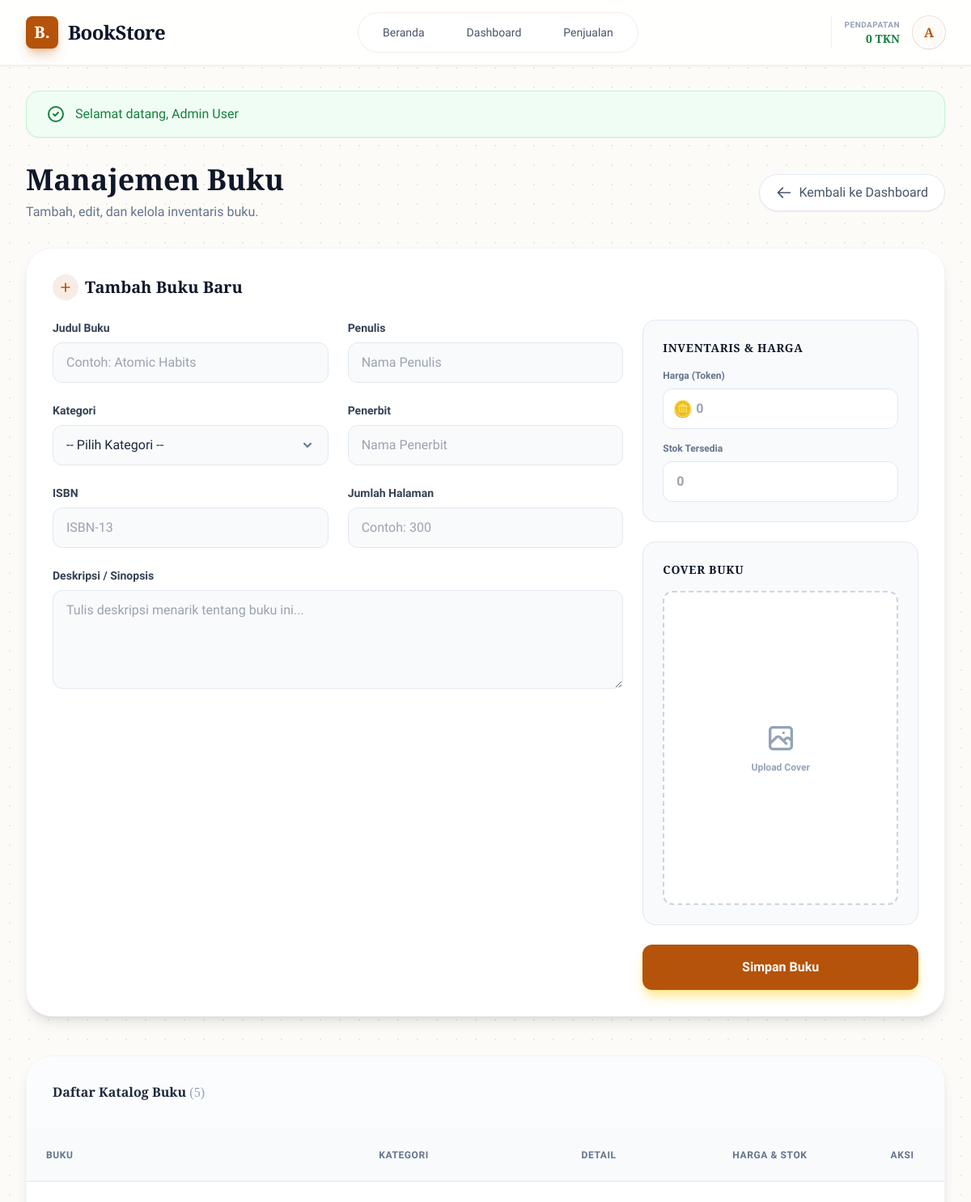
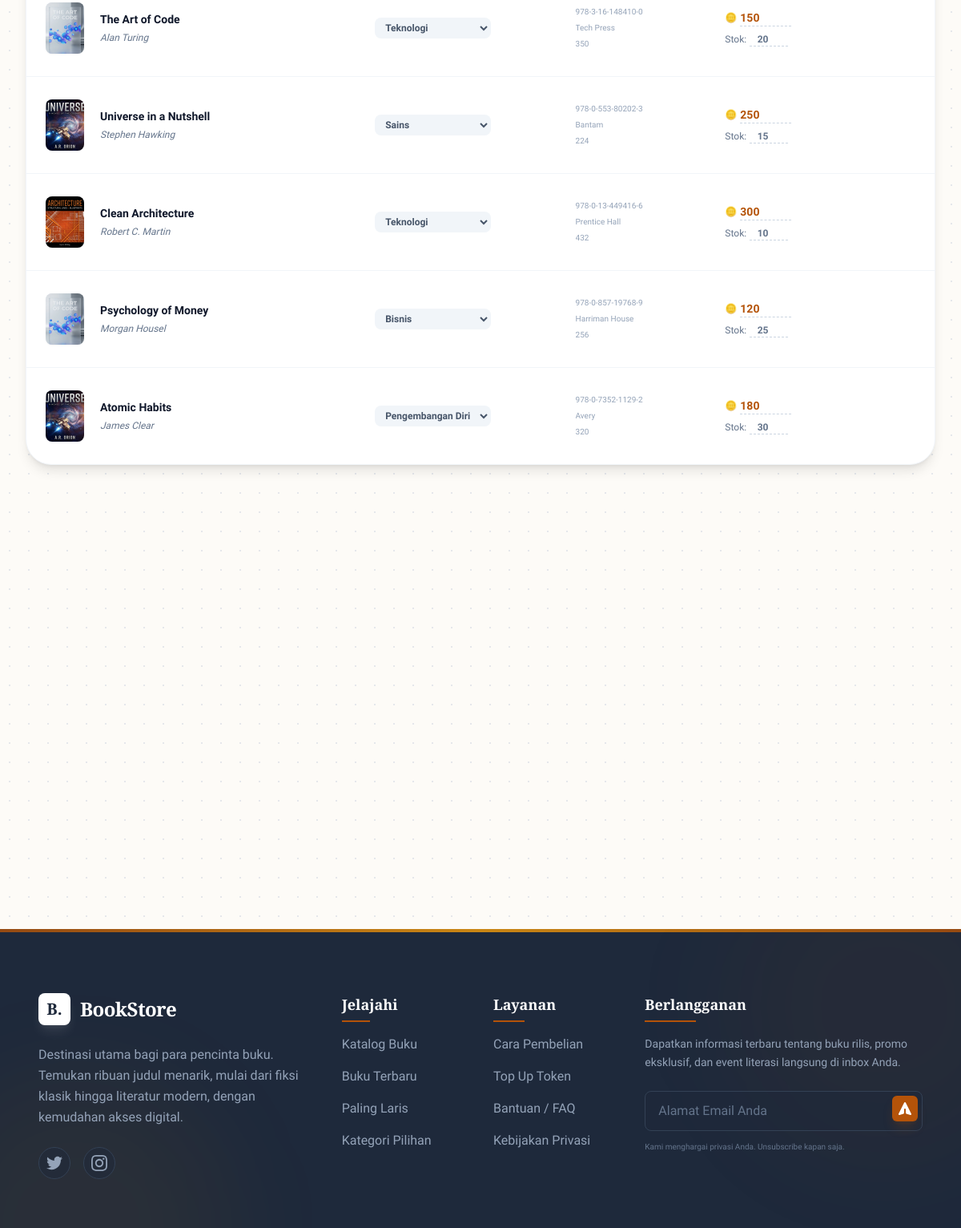
The page /index.php?page=admin_books (signed in) on the database its author committed (2 pictures, top to bottom).
### tables this page shows
CREATE TABLE books (
    id INT AUTO_INCREMENT PRIMARY KEY,
    category_id INT,
    title VARCHAR(255) NOT NULL,
    author VARCHAR(100) NOT NULL,
    isbn VARCHAR(20),
    publisher VARCHAR(100),
    pages INT,
    language VARCHAR(50) DEFAULT 'Indonesia',
    price INT NOT NULL,  
    description TEXT,
    image VARCHAR(255) DEFAULT 'default_book.png',
    rating DECIMAL(2, 1) DEFAULT 0.0,
    stock INT DEFAULT 10,
    created_at TIMESTAMP DEFAULT CURRENT_TIMESTAMP,
    FOREIGN KEY (category_id) REFERENCES categories(id) ON DELETE SET NULL
);

CREATE TABLE categories (
    id INT AUTO_INCREMENT PRIMARY KEY,
    name VARCHAR(100) NOT NULL UNIQUE,
    slug VARCHAR(100) NOT NULL UNIQUE,
    description TEXT
);

### pages/admin_books.php (the view, shortened to what this page needs)
<?php
$categories = $pdo->query("SELECT * FROM categories ORDER BY name ASC")->fetchAll();
$stmt = $pdo->query("
    SELECT b.*, c.name as category_name
    FROM books b
    LEFT JOIN categories c ON b.category_id = c.id
    ORDER BY b.created_at DESC
");
$books = $stmt->fetchAll();
?>
<div class="max-w-7xl mx-auto mb-12">
    <div class="flex justify-between items-center mb-8">
        <div>
            <h2 class="text-4xl font-serif font-bold text-slate-900 mb-2">Manajemen Buku</h2>
            <p class="text-slate-500 font-sans">Tambah, edit, dan kelola inventaris buku.</p>
        </div>
        <a href="index.php?page=admin"
            class="px-5 py-2.5 bg-white text-slate-600 rounded-full border border-slate-200 hover:bg-slate-50 hover:text-primary font-medium transition-all shadow-sm flex items-center gap-2">
            <svg xmlns="http://www.w3.org/2000/svg" class="h-5 w-5" fill="none" viewBox="0 0 24 24" stroke="currentColor">
                <path stroke-linecap="round" stroke-linejoin="round" stroke-width="2" d="M10 19l-7-7m0 0l7-7m-7 7h18" />
            </svg>
            Kembali ke Dashboard
        </a>
    </div>
    <div class="bg-white rounded-[2rem] shadow-lg border border-slate-100 p-8 mb-12">
        <h4 class="text-xl font-bold text-slate-900 mb-6 flex items-center gap-2">
            <div class="w-8 h-8 rounded-full bg-primary/10 flex items-center justify-center text-primary">
                <svg xmlns="http://www.w3.org/2000/svg" class="h-5 w-5" fill="none" viewBox="0 0 24 24" stroke="currentColor">
                    <path stroke-linecap="round" stroke-linejoin="round" stroke-width="2" d="M12 6v6m0 0v6m0-6h6m-6 0H6" />
                </svg>
            </div>
            Tambah Buku Baru
        </h4>
        <form method="POST" enctype="multipart/form-data" class="grid grid-cols-1 md:grid-cols-12 gap-6">
            <div class="md:col-span-8 space-y-6">
                <div class="grid grid-cols-1 md:grid-cols-2 gap-6">
                    <div>
                        <label class="block text-sm font-bold text-slate-700 mb-2">Judul Buku</label>
                        <input type="text" name="title"
                            class="w-full px-4 py-3 bg-slate-50 border border-slate-200 rounded-xl focus:bg-white focus:border-primary focus:ring-2 focus:ring-primary/20 outline-none transition-all"
                            placeholder="Contoh: Atomic Habits" required>
                    </div>
                    <div>
                        <label class="block text-sm font-bold text-slate-700 mb-2">Penulis</label>
                        <input type="text" name="author"
                            class="w-full px-4 py-3 bg-slate-50 border border-slate-200 rounded-xl focus:bg-white focus:border-primary focus:ring-2 focus:ring-primary/20 outline-none transition-all"
                            placeholder="Nama Penulis" required>
                    </div>
                </div>
                <div class="grid grid-cols-1 md:grid-cols-2 gap-6">
                    <div>
                        <label class="block text-sm font-bold text-slate-700 mb-2">Kategori</label>
                        <div class="relative">
                            <select name="category_id"
                                class="w-full px-4 py-3 bg-slate-50 border border-slate-200 rounded-xl focus:bg-white focus:border-primary focus:ring-2 focus:ring-primary/20 outline-none transition-all appearance-none cursor-pointer">
                                <option value="">-- Pilih Kategori --</option>
                            </select>
                            <div class="absolute inset-y-0 right-0 flex items-center px-4 pointer-events-none text-slate-500">
                            </div>
                        </div>
                    </div>
                     <div>
                        <label class="block text-sm font-bold text-slate-700 mb-2">Penerbit</label>
                        <input type="text" name="publisher"
                            class="w-full px-4 py-3 bg-slate-50 border border-slate-200 rounded-xl focus:bg-white focus:border-primary focus:ring-2 focus:ring-primary/20 outline-none transition-all"
                            placeholder="Nama Penerbit">
                    </div>
                </div>
                <div class="grid grid-cols-1 md:grid-cols-2 gap-6">
                     <div>
                        <label class="block text-sm font-bold text-slate-700 mb-2">ISBN</label>
                        <input type="text" name="isbn"
                            class="w-full px-4 py-3 bg-slate-50 border border-slate-200 rounded-xl focus:bg-white focus:border-primary focus:ring-2 focus:ring-primary/20 outline-none transition-all"
                            placeholder="ISBN-13">
                    </div>
                    <div>
                        <label class="block text-sm font-bold text-slate-700 mb-2">Jumlah Halaman</label>
                        <input type="number" name="pages"
                            class="w-full px-4 py-3 bg-slate-50 border border-slate-200 rounded-xl focus:bg-white focus:border-primary focus:ring-2 focus:ring-primary/20 outline-none transition-all"
                            placeholder="Contoh: 300">
                    </div>
                </div>
                <div>
                    <label class="block text-sm font-bold text-slate-700 mb-2">Deskripsi / Sinopsis</label>
                    <textarea name="description" rows="4"
                        class="w-full px-4 py-3 bg-slate-50 border border-slate-200 rounded-xl focus:bg-white focus:border-primary focus:ring-2 focus:ring-primary/20 outline-none transition-all"
                        placeholder="Tulis deskripsi menarik tentang buku ini..."></textarea>
                </div>
            </div>
            <div class="md:col-span-4 space-y-6">
                 <div class="bg-slate-50 rounded-2xl p-6 border border-slate-200">
                    <h5 class="text-sm font-bold text-slate-900 mb-4 uppercase tracking-wider">Inventaris & Harga</h5>
                    <div class="mb-4">
                        <label class="block text-xs font-bold text-slate-500 mb-2">Harga (Token)</label>
                        <div class="relative">
                            <div class="absolute inset-y-0 left-0 pl-3 flex items-center pointer-events-none">
                                <span class="text-xl">🪙</span>
                            </div>
                            <input type="number" name="price"
                                class="w-full pl-10 pr-4 py-3 bg-white border border-slate-200 rounded-xl focus:border-primary focus:ring-2 focus:ring-primary/20 outline-none transition-all font-bold text-slate-900"
                                placeholder="0" required>
                        </div>
                    </div>
                    <div>
                        <label class="block text-xs font-bold text-slate-500 mb-2">Stok Tersedia</label>
                        <input type="number" name="stock"
                            class="w-full px-4 py-3 bg-white border border-slate-200 rounded-xl focus:border-primary focus:ring-2 focus:ring-primary/20 outline-none transition-all font-bold text-slate-900"
                            placeholder="0" required>
                    </div>
                </div>
                <div class="bg-slate-50 rounded-2xl p-6 border border-slate-200">
                    <h5 class="text-sm font-bold text-slate-900 mb-4 uppercase tracking-wider">Cover Buku</h5>
                    <div class="relative w-full aspect-[3/4] bg-white border-2 border-dashed border-slate-300 rounded-xl flex flex-col items-center justify-center text-slate-400 hover:border-primary hover:text-primary transition-colors cursor-pointer group overflow-hidden" id="upload-preview-container">
                        <div class="flex flex-col items-center pointer-events-none group-hover:scale-110 transition-transform duration-300" id="upload-placeholder">
                            <span class="text-xs font-bold">Upload Cover</span>
                        </div>
                    </div>
                </div>
                <button type="submit"
                    class="w-full py-4 bg-primary text-white font-bold rounded-xl hover:bg-amber-600 transition-colors shadow-lg shadow-amber-200 hover:shadow-xl transform hover:-translate-y-1">
                    Simpan Buku
                </button>
            </div>
        </form>
    </div>
    <div class="bg-white rounded-[2rem] shadow-lg border border-slate-100 overflow-hidden">
        <div class="p-8 border-b border-slate-50 bg-slate-50/50">
            <h4 class="font-bold text-slate-800">Daftar Katalog Buku <span class="text-slate-400 font-normal">(<?= count($books) ?>)</span></h4>
        </div>
        <div class="overflow-x-auto">
            <table class="w-full text-left border-collapse">
                <thead>
                    <tr class="bg-slate-50 border-b border-slate-200 text-xs uppercase tracking-wider text-slate-500">
                        <th class="p-6 font-bold">Buku</th>
                        <th class="p-6 font-bold">Kategori</th>
                        <th class="p-6 font-bold">Detail</th>
                        <th class="p-6 font-bold">Harga & Stok</th>
                        <th class="p-6 font-bold text-center">Aksi</th>
                    </tr>
                </thead>
                <tbody class="divide-y divide-slate-100">
                    <?php foreach ($books as $b): ?>
                            <tr class="hover:bg-slate-50 transition-colors group">
                                <form method="POST">
                                    <td class="p-6">
                                        <div class="flex gap-4 items-center">
                                            <div class="w-12 h-16 rounded-lg overflow-hidden shadow-sm bg-slate-200 flex-shrink-0">
                                                <img src="assets/images/<?= htmlspecialchars($b['image']) ?>" alt="cover" class="w-full h-full object-cover">
                                            </div>
                                            <div class="min-w-[180px]">
                                                <input type="text" name="title" value="<?= htmlspecialchars($b['title']) ?>"
                                                    class="block w-full text-sm font-bold text-slate-900 bg-transparent border-b border-transparent focus:border-primary focus:bg-white outline-none mb-1 transition-all rounded px-1">
                                                <input type="text" name="author" value="<?= htmlspecialchars($b['author']) ?>"
                                                    class="block w-full text-xs text-slate-500 italic bg-transparent border-b border-transparent focus:border-primary focus:bg-white outline-none transition-all rounded px-1">
                                            </div>
                                        </div>
                                    </td>
                                    <td class="p-6">
                                         <select name="category_id"
                                            class="text-xs font-semibold text-slate-600 bg-slate-100 border border-transparent focus:bg-white focus:border-primary rounded-lg px-2 py-1 outline-none cursor-pointer">
                                            <?php foreach ($categories as $cat): ?>
                                                    <option value="<?= $cat['id'] ?>" <?= $b['category_id'] == $cat['id'] ? 'selected' : '' ?>>
                                                        <?= htmlspecialchars($cat['name']) ?>
                                                    </option>
                                            <?php endforeach; ?>
                                        </select>
                                    </td>
                                    <td class="p-6">
                                        <div class="space-y-1">
                                             <input type="text" name="isbn" value="<?= htmlspecialchars($b['isbn'] ?? '') ?>" placeholder="ISBN"
                                                class="block w-24 text-[10px] text-slate-400 bg-transparent border-b border-transparent focus:border-primary outline-none">
                                              <input type="text" name="publisher" value="<?= htmlspecialchars($b['publisher'] ?? '') ?>" placeholder="Publisher"
                                                class="block w-24 text-[10px] text-slate-400 bg-transparent border-b border-transparent focus:border-primary outline-none">
                                                <input type="number" name="pages" value="<?= htmlspecialchars($b['pages'] ?? '') ?>" placeholder="Pages"
                                                class="block w-16 text-[10px] text-slate-400 bg-transparent border-b border-transparent focus:border-primary outline-none">
                                        </div>
                                    </td>
                                    <td class="p-6">
                                        <div class="flex flex-col gap-2">
                                            <div class="flex items-center text-primary font-bold text-sm">
                                                <span class="mr-1 text-xs">🪙</span>
                                                <input type="number" name="price" value="<?= $b['price'] ?>"
                                                    class="w-16 bg-transparent border-b border-dashed border-slate-300 focus:border-primary outline-none">
                                            </div>
                                            <div class="flex items-center text-slate-500 text-xs">
                                                <span class="mr-1">Stok:</span>
                                                <input type="number" name="stock" value="<?= $b['stock'] ?>"
                                                    class="w-12 bg-transparent border-b border-dashed border-slate-300 focus:border-primary outline-none text-center font-semibold">
                                            </div>
                                        </div>
                                    </td>
                                    <td class="p-6 text-center">
                                    </td>
                                </form>
                            </tr>
                    <?php endforeach; ?>
                </tbody>
            </table>
        </div>
    </div>
</div>

### rows shown on the page
books: image (picture), title "The Art of Code", author "Alan Turing", category_id "Teknologi", isbn "978-3-16-148410-0", publisher "Tech Press", pages "350", price "150", stock "20"
books: image (picture), title "Universe in a Nutshell", author "Stephen Hawking", category_id "Sains", isbn "978-0-553-80202-3", publisher "Bantam", pages "224", price "250", stock "15"
books: image (picture), title "Clean Architecture", author "Robert C. Martin", category_id "Teknologi", isbn "978-0-13-449416-6", publisher "Prentice Hall", pages "432", price "300", stock "10"
books: image (picture), title "Psychology of Money", author "Morgan Housel", category_id "Bisnis", isbn "978-0-857-19768-9", publisher "Harriman House", pages "256", price "120", stock "25"
books: image (picture), title "Atomic Habits", author "James Clear", category_id "Pengembangan Diri", isbn "978-0-7352-1129-2", publisher "Avery", pages "320", price "180", stock "30"

### other values the page prints
$revenue "0"
substr($_SESSION['user_name'] ?? 'U', 0, 1) "A"
$_SESSION['flash_message'] "Selamat datang, Admin User"
count($books) "5"
